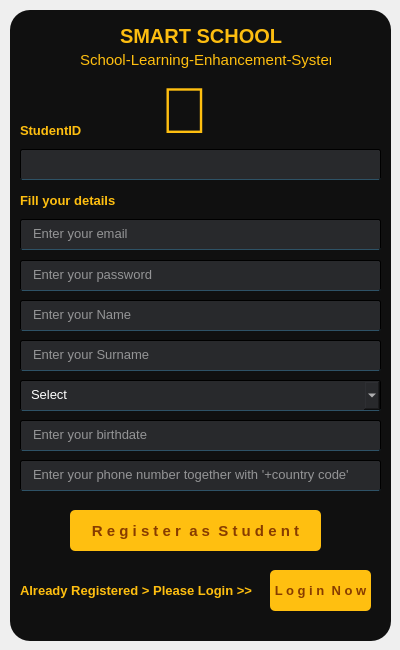
<?xml version="1.0" encoding="UTF-8"?>
<ui version="4.0">
 <class>Form</class>
 <widget class="QWidget" name="Form">
  <property name="geometry">
   <rect>
    <x>0</x>
    <y>0</y>
    <width>400</width>
    <height>650</height>
   </rect>
  </property>
  <property name="maximumSize">
   <size>
    <width>400</width>
    <height>650</height>
   </size>
  </property>
  <property name="font">
   <font>
    <pointsize>13</pointsize>
   </font>
  </property>
  <property name="windowTitle">
   <string>Form</string>
  </property>
  <widget class="QWidget" name="widget" native="true">
   <property name="geometry">
    <rect>
     <x>10</x>
     <y>10</y>
     <width>381</width>
     <height>631</height>
    </rect>
   </property>
   <property name="styleSheet">
    <string notr="true">background-color:rgb(16,16,16,255);
border-radius:20px;
</string>
   </property>
   <widget class="QLineEdit" name="tb3">
    <property name="geometry">
     <rect>
      <x>10</x>
      <y>209</y>
      <width>361</width>
      <height>31</height>
     </rect>
    </property>
    <property name="font">
     <font>
      <pointsize>10</pointsize>
     </font>
    </property>
    <property name="styleSheet">
     <string notr="true">background-color:rgb(47,49,52,200);
color:rgb(255,255,255);
border-radius:2px;
padding-left:10px;
border:1px solid rgba(0,0,0);
border-bottom-color:rgb(46,82,102,255);
padding-bottom:3px</string>
    </property>
    <property name="echoMode">
     <enum>QLineEdit::Normal</enum>
    </property>
    <property name="placeholderText">
     <string>Enter your email</string>
    </property>
    <property name="clearButtonEnabled">
     <bool>true</bool>
    </property>
   </widget>
   <widget class="QLineEdit" name="tb4">
    <property name="geometry">
     <rect>
      <x>10</x>
      <y>250</y>
      <width>361</width>
      <height>31</height>
     </rect>
    </property>
    <property name="font">
     <font>
      <pointsize>10</pointsize>
     </font>
    </property>
    <property name="styleSheet">
     <string notr="true">background-color:rgb(47,49,52,200);
color:rgb(255,255,255);
border-radius:2px;
padding-left:10px;
border:1px solid rgba(0,0,0);
border-bottom-color:rgb(46,82,102,255);
padding-bottom:3px</string>
    </property>
    <property name="echoMode">
     <enum>QLineEdit::Password</enum>
    </property>
    <property name="placeholderText">
     <string>Enter your password</string>
    </property>
    <property name="clearButtonEnabled">
     <bool>true</bool>
    </property>
   </widget>
   <widget class="QPushButton" name="b3">
    <property name="geometry">
     <rect>
      <x>60</x>
      <y>500</y>
      <width>251</width>
      <height>41</height>
     </rect>
    </property>
    <property name="font">
     <font>
      <pointsize>11</pointsize>
      <weight>75</weight>
      <bold>true</bold>
     </font>
    </property>
    <property name="styleSheet">
     <string notr="true">QPushButton#b3 {
    background-color: rgb(255, 191, 16);
    color: rgb(135, 60, 0);
    border-radius: 5px;
}

QPushButton#b3:pressed {
    background-color: rgb(255, 255, 16);
}
</string>
    </property>
    <property name="text">
     <string>R e g i s t e r  a s  S t u d e n t</string>
    </property>
   </widget>
   <widget class="QLabel" name="label">
    <property name="geometry">
     <rect>
      <x>150</x>
      <y>60</y>
      <width>71</width>
      <height>81</height>
     </rect>
    </property>
    <property name="font">
     <font>
      <pointsize>49</pointsize>
     </font>
    </property>
    <property name="styleSheet">
     <string notr="true">color: rgb(255, 191, 16);</string>
    </property>
    <property name="text">
     <string></string>
    </property>
   </widget>
   <widget class="QLabel" name="label_2">
    <property name="geometry">
     <rect>
      <x>10</x>
      <y>570</y>
      <width>241</width>
      <height>21</height>
     </rect>
    </property>
    <property name="font">
     <font>
      <pointsize>10</pointsize>
      <weight>75</weight>
      <bold>true</bold>
     </font>
    </property>
    <property name="styleSheet">
     <string notr="true">color:rgb(255,191,16);</string>
    </property>
    <property name="text">
     <string>Already Registered &gt; Please Login &gt;&gt;</string>
    </property>
   </widget>
   <widget class="QPushButton" name="b4">
    <property name="geometry">
     <rect>
      <x>260</x>
      <y>560</y>
      <width>101</width>
      <height>41</height>
     </rect>
    </property>
    <property name="font">
     <font>
      <pointsize>10</pointsize>
      <weight>75</weight>
      <bold>true</bold>
     </font>
    </property>
    <property name="styleSheet">
     <string notr="true">QPushButton#b4 {
    background-color: rgb(255, 191, 16);
    color: rgb(135, 60, 0);
    border-radius: 5px;
}

QPushButton#b4:pressed {
    background-color: rgb(255, 255, 16);
}
</string>
    </property>
    <property name="text">
     <string>L o g i n  N o w</string>
    </property>
   </widget>
   <widget class="QLineEdit" name="tb5">
    <property name="geometry">
     <rect>
      <x>10</x>
      <y>290</y>
      <width>361</width>
      <height>31</height>
     </rect>
    </property>
    <property name="font">
     <font>
      <pointsize>10</pointsize>
     </font>
    </property>
    <property name="styleSheet">
     <string notr="true">background-color:rgb(47,49,52,200);
color:rgb(255,255,255);
border-radius:2px;
padding-left:10px;
border:1px solid rgba(0,0,0);
border-bottom-color:rgb(46,82,102,255);
padding-bottom:3px</string>
    </property>
    <property name="echoMode">
     <enum>QLineEdit::Normal</enum>
    </property>
    <property name="placeholderText">
     <string>Enter your Name</string>
    </property>
    <property name="clearButtonEnabled">
     <bool>true</bool>
    </property>
   </widget>
   <widget class="QLineEdit" name="tb6">
    <property name="geometry">
     <rect>
      <x>10</x>
      <y>330</y>
      <width>361</width>
      <height>31</height>
     </rect>
    </property>
    <property name="font">
     <font>
      <pointsize>10</pointsize>
     </font>
    </property>
    <property name="styleSheet">
     <string notr="true">background-color:rgb(47,49,52,200);
color:rgb(255,255,255);
border-radius:2px;
padding-left:10px;
border:1px solid rgba(0,0,0);
border-bottom-color:rgb(46,82,102,255);
padding-bottom:3px</string>
    </property>
    <property name="echoMode">
     <enum>QLineEdit::Normal</enum>
    </property>
    <property name="placeholderText">
     <string>Enter your Surname</string>
    </property>
    <property name="clearButtonEnabled">
     <bool>true</bool>
    </property>
   </widget>
   <widget class="QLineEdit" name="tb8">
    <property name="geometry">
     <rect>
      <x>10</x>
      <y>450</y>
      <width>361</width>
      <height>31</height>
     </rect>
    </property>
    <property name="font">
     <font>
      <pointsize>10</pointsize>
     </font>
    </property>
    <property name="styleSheet">
     <string notr="true">background-color:rgb(47,49,52,200);
color:rgb(255,255,255);
border-radius:2px;
padding-left:10px;
border:1px solid rgba(0,0,0);
border-bottom-color:rgb(46,82,102,255);
padding-bottom:3px</string>
    </property>
    <property name="echoMode">
     <enum>QLineEdit::Normal</enum>
    </property>
    <property name="placeholderText">
     <string>Enter your phone number together with '+country code'</string>
    </property>
    <property name="clearButtonEnabled">
     <bool>true</bool>
    </property>
   </widget>
   <widget class="QLabel" name="label_3">
    <property name="geometry">
     <rect>
      <x>110</x>
      <y>0</y>
      <width>171</width>
      <height>51</height>
     </rect>
    </property>
    <property name="font">
     <font>
      <pointsize>15</pointsize>
      <weight>75</weight>
      <bold>true</bold>
      <strikeout>false</strikeout>
     </font>
    </property>
    <property name="styleSheet">
     <string notr="true">color: rgb(253, 189, 16);</string>
    </property>
    <property name="text">
     <string>SMART SCHOOL</string>
    </property>
   </widget>
   <widget class="QLabel" name="label_4">
    <property name="geometry">
     <rect>
      <x>70</x>
      <y>40</y>
      <width>251</width>
      <height>20</height>
     </rect>
    </property>
    <property name="font">
     <font>
      <pointsize>11</pointsize>
     </font>
    </property>
    <property name="styleSheet">
     <string notr="true">color: rgb(255, 191, 16);</string>
    </property>
    <property name="text">
     <string>School-Learning-Enhancement-System</string>
    </property>
   </widget>
   <widget class="QLineEdit" name="tb_sId">
    <property name="geometry">
     <rect>
      <x>10</x>
      <y>139</y>
      <width>361</width>
      <height>31</height>
     </rect>
    </property>
    <property name="font">
     <font>
      <pointsize>10</pointsize>
     </font>
    </property>
    <property name="styleSheet">
     <string notr="true">background-color:rgb(47,49,52,200);
color:rgb(255,255,255);
border-radius:2px;
padding-left:10px;
border:1px solid rgba(0,0,0);
border-bottom-color:rgb(46,82,102,255);
padding-bottom:3px</string>
    </property>
    <property name="echoMode">
     <enum>QLineEdit::Normal</enum>
    </property>
    <property name="placeholderText">
     <string/>
    </property>
    <property name="clearButtonEnabled">
     <bool>true</bool>
    </property>
   </widget>
   <widget class="QLabel" name="label_5">
    <property name="geometry">
     <rect>
      <x>10</x>
      <y>110</y>
      <width>91</width>
      <height>21</height>
     </rect>
    </property>
    <property name="font">
     <font>
      <pointsize>10</pointsize>
      <weight>75</weight>
      <bold>true</bold>
     </font>
    </property>
    <property name="styleSheet">
     <string notr="true">color:rgb(255,191,16);</string>
    </property>
    <property name="text">
     <string>StudentID</string>
    </property>
   </widget>
   <widget class="QLabel" name="label_6">
    <property name="geometry">
     <rect>
      <x>10</x>
      <y>180</y>
      <width>131</width>
      <height>21</height>
     </rect>
    </property>
    <property name="font">
     <font>
      <pointsize>10</pointsize>
      <weight>75</weight>
      <bold>true</bold>
     </font>
    </property>
    <property name="styleSheet">
     <string notr="true">color:rgb(255,191,16);</string>
    </property>
    <property name="text">
     <string>Fill your details</string>
    </property>
   </widget>
   <widget class="QLineEdit" name="tb7">
    <property name="geometry">
     <rect>
      <x>10</x>
      <y>410</y>
      <width>361</width>
      <height>31</height>
     </rect>
    </property>
    <property name="font">
     <font>
      <pointsize>10</pointsize>
     </font>
    </property>
    <property name="styleSheet">
     <string notr="true">background-color:rgb(47,49,52,200);
color:rgb(255,255,255);
border-radius:2px;
padding-left:10px;
border:1px solid rgba(0,0,0);
border-bottom-color:rgb(46,82,102,255);
padding-bottom:3px</string>
    </property>
    <property name="echoMode">
     <enum>QLineEdit::Normal</enum>
    </property>
    <property name="placeholderText">
     <string>Enter your birthdate</string>
    </property>
    <property name="clearButtonEnabled">
     <bool>true</bool>
    </property>
   </widget>
   <widget class="QComboBox" name="cb1">
    <property name="geometry">
     <rect>
      <x>10</x>
      <y>370</y>
      <width>361</width>
      <height>31</height>
     </rect>
    </property>
    <property name="font">
     <font>
      <family>MS Shell Dlg 2</family>
      <pointsize>10</pointsize>
      <weight>50</weight>
      <italic>false</italic>
      <bold>false</bold>
      <kerning>true</kerning>
     </font>
    </property>
    <property name="styleSheet">
     <string notr="true">font: 10pt &quot;MS Shell Dlg 2&quot;;
color: rgb(255, 255, 255);
background-color: rgb(40, 41, 44);
border-radius:2px;
padding-left:10px;
border:1px solid rgba(0,0,0);
border-bottom-color:rgb(46,82,102,255);
padding-bottom:3px
</string>
    </property>
    <property name="currentIndex">
     <number>0</number>
    </property>
    <property name="maxVisibleItems">
     <number>13</number>
    </property>
    <property name="sizeAdjustPolicy">
     <enum>QComboBox::AdjustToContentsOnFirstShow</enum>
    </property>
    <property name="placeholderText">
     <string>Add/Select Teacher</string>
    </property>
    <item>
     <property name="text">
      <string>Select</string>
     </property>
    </item>
    <item>
     <property name="text">
      <string>Male</string>
     </property>
    </item>
    <item>
     <property name="text">
      <string>Female</string>
     </property>
    </item>
   </widget>
  </widget>
 </widget>
 <resources/>
 <connections/>
</ui>
